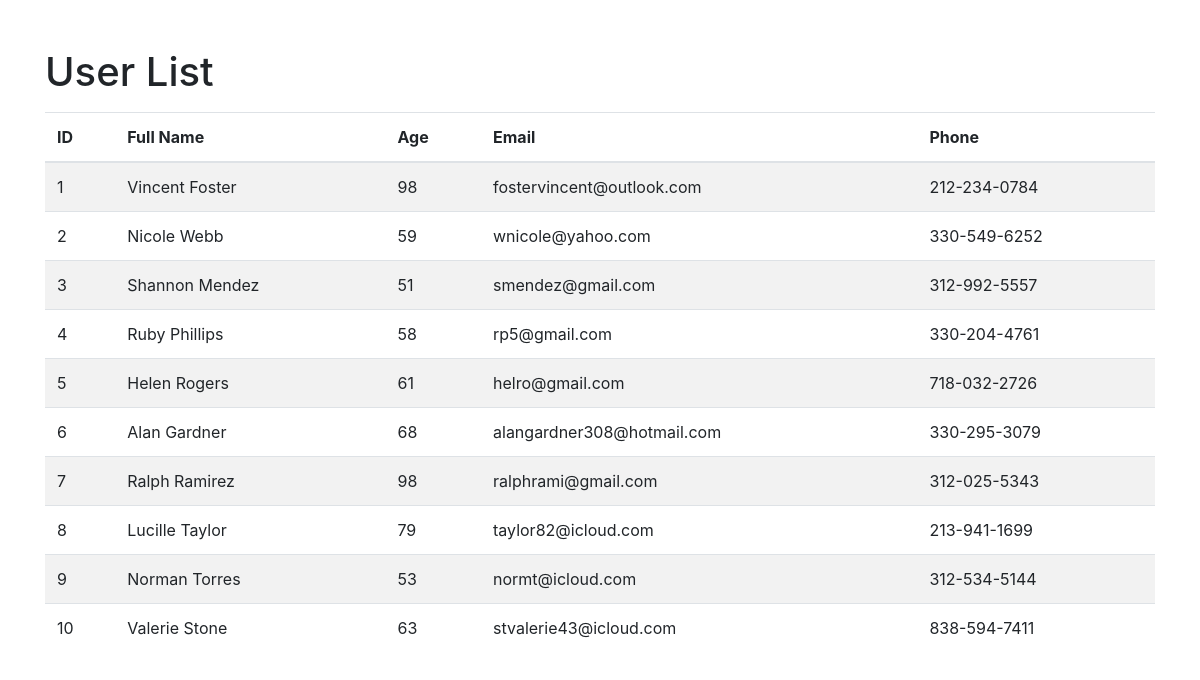
/users, run on an earlier commit of the app's database.
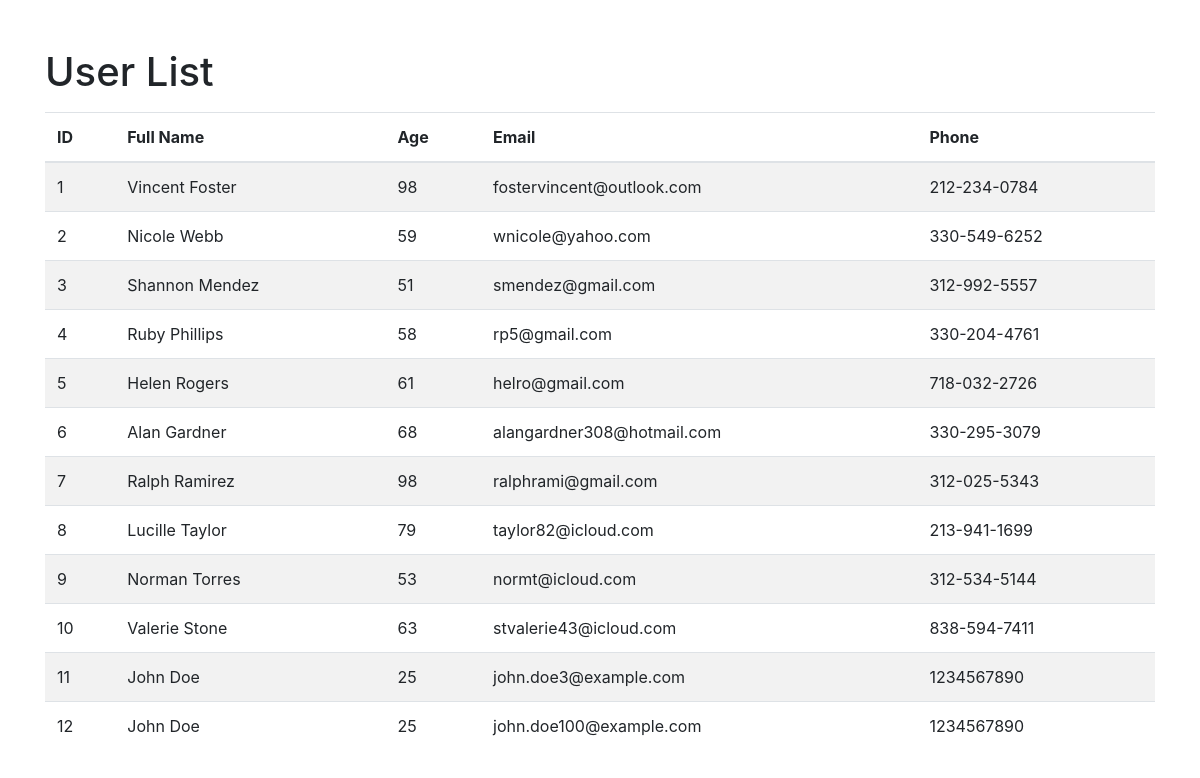
And on a later commit of the database.
### app/users/user.py (models this page shows, shortened)
class User(db.Model):
    id = db.Column(db.Integer, primary_key=True)
    firstname = db.Column(db.String(50))
    lastname = db.Column(db.String(50))
    email = db.Column(db.String(100), nullable=False, unique=True)
    phone = db.Column(db.String(10))
    password = db.Column(db.String(255), nullable=False)
    age = db.Column(db.Integer)

### app/__init__.py (the view)
    @app.route('/users')
    def list_users():
        return UserWebController.list_users()

### app/__init__.py (called while the page is built)
def create_app(config=None):
    app = Flask(__name__)
    app.config.from_object('app.config.Config')
    if config:
        app.config.update(config)
    db.init_app(app)
    migrate.init_app(app, db)
    CORS(app)
    app.register_blueprint(user_bp, url_prefix='/api/users')
    with app.app_context():
        db.create_all()
    @app.route('/users')
    def list_users():
        return UserWebController.list_users()
    return app

### app/users/user_repository.py (called while the page is built)
    @staticmethod
    def get_all_users():
        return User.query.all()

### app/users/user_service.py (called while the page is built)
    @staticmethod
    def get_all_users():
        return UserRepository.get_all_users()

### app/users/userweb_controller.py (called while the page is built)
    @staticmethod
    def list_users():
        users = UserService.get_all_users()
        return render_template('user_list.html', users=users)

### app/templates/user_list.html (shortened to what this page needs)
<!DOCTYPE html>
<html lang="en">
<head>
    <link href="https://stackpath.bootstrapcdn.com/bootstrap/4.5.2/css/bootstrap.min.css" rel="stylesheet">
</head>
<body>
    <div class="container">
        <h1 class="mt-5">User List</h1>
        <table class="table table-striped mt-3">
            <thead>
                <tr>
                    <th>ID</th>
                    <th>Full Name</th>
                    <th>Age</th>
                    <th>Email</th>
                    <th>Phone</th>
                </tr>
            </thead>
            <tbody>
                {% for user in users %}
                    <tr>
                        <td>{{ user.id }}</td>
                        <td>{{ user.firstname }} {{ user.lastname }}</td>
                        <td>{{ user.age }}</td>
                        <td>{{ user.email }}</td>
                        <td>{{ user.phone }}</td>
                    </tr>
                {% endfor %}
            </tbody>
        </table>
    </div>
</body>
</html>

What changed in the data, as far as the page shows it:
added User: id "11", firstname "John", lastname "Doe", age "25", email "john.doe3@example.com", phone "1234567890"
added User: id "12", firstname "John", lastname "Doe", age "25", email "john.doe100@example.com", phone "1234567890"
